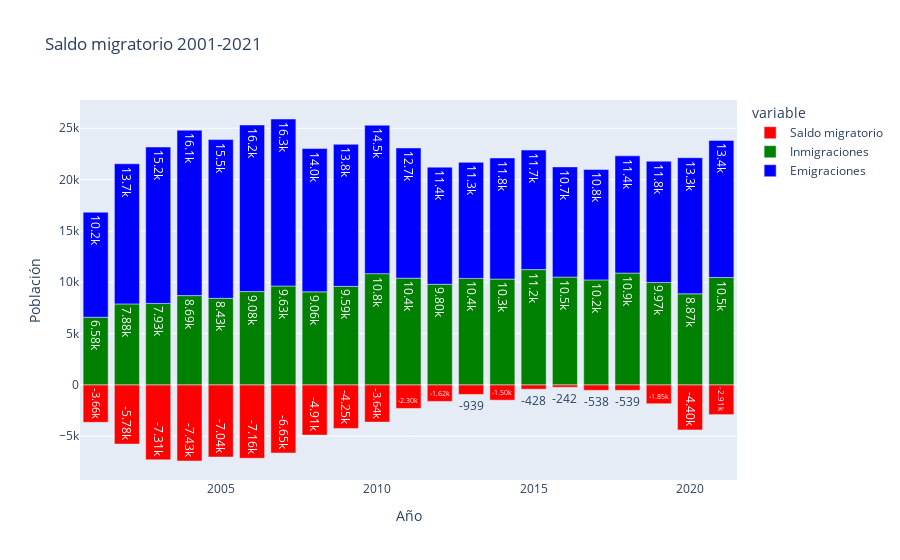

The notebook cell this image was saved under:
### Code cell
fig5 = px.bar(saldo_migr_sev,
              y=['Saldo migratorio','Inmigraciones','Emigraciones'],
              x='Año',text_auto='.3s',
              color_discrete_map={'Saldo migratorio':'red','Inmigraciones':'green','Emigraciones':'blue'},
              title='Saldo migratorio 2001-2021'
              )
fig5.update_yaxes(title = 'Población')
fig5.show()

### Figure 1 — Plotly figure (JSON) as saved in the notebook; plotly's stock layout.template omitted (floating-point values rounded to 4 significant figures)
{"data": [{"alignmentgroup": "True", "hovertemplate": "variable=Saldo migratorio<br>Año=%{x}<br>value=%{y}<extra></extra>", "legendgroup": "Saldo migratorio", "marker": {"color": "red", "pattern": {"shape": ""}}, "name": "Saldo migratorio", "offsetgroup": "Saldo migratorio", "orientation": "v", "showlegend": true, "textposition": "auto", "texttemplate": "%{y:.3s}", "type": "bar", "x": [2001, 2002, 2003, 2004, 2005, 2006, 2007, 2008, 2009, 2010, 2011, 2012, 2013, 2014, 2015, 2016, 2017, 2018, 2019, 2020, 2021], "xaxis": "x", "y": [-3660, -5778, -7313, -7427, -7040, -7156, -6646, -4905, -4250, -3637, -2304, -1617, -939, -1499, -428, -242, -538, -539, -1845, -4396, -2906], "yaxis": "y"}, {"alignmentgroup": "True", "hovertemplate": "variable=Inmigraciones<br>Año=%{x}<br>value=%{y}<extra></extra>", "legendgroup": "Inmigraciones", "marker": {"color": "green", "pattern": {"shape": ""}}, "name": "Inmigraciones", "offsetgroup": "Inmigraciones", "orientation": "v", "showlegend": true, "textposition": "auto", "texttemplate": "%{y:.3s}", "type": "bar", "x": [2001, 2002, 2003, 2004, 2005, 2006, 2007, 2008, 2009, 2010, 2011, 2012, 2013, 2014, 2015, 2016, 2017, 2018, 2019, 2020, 2021], "xaxis": "x", "y": [6581, 7882, 7930, 8693, 8428, 9084, 9629, 9060, 9593, 10830, 10390, 9797, 10369, 10304, 11227, 10497, 10223, 10888, 9973, 8868, 10457], "yaxis": "y"}, {"alignmentgroup": "True", "hovertemplate": "variable=Emigraciones<br>Año=%{x}<br>value=%{y}<extra></extra>", "legendgroup": "Emigraciones", "marker": {"color": "blue", "pattern": {"shape": ""}}, "name": "Emigraciones", "offsetgroup": "Emigraciones", "orientation": "v", "showlegend": true, "textposition": "auto", "texttemplate": "%{y:.3s}", "type": "bar", "x": [2001, 2002, 2003, 2004, 2005, 2006, 2007, 2008, 2009, 2010, 2011, 2012, 2013, 2014, 2015, 2016, 2017, 2018, 2019, 2020, 2021], "xaxis": "x", "y": [10241, 13660, 15243, 16120, 15468, 16240, 16275, 13965, 13843, 14467, 12694, 11414, 11308, 11803, 11655, 10739, 10761, 11427, 11818, 13264, 13363], "yaxis": "y"}], "layout": {"barmode": "relative", "legend": {"title": {"text": "variable"}, "tracegroupgap": 0}, "title": {"text": "Saldo migratorio 2001-2021"}, "xaxis": {"anchor": "y", "domain": [0, 1], "title": {"text": "Año"}}, "yaxis": {"anchor": "x", "domain": [0, 1], "title": {"text": "Población"}}}}
